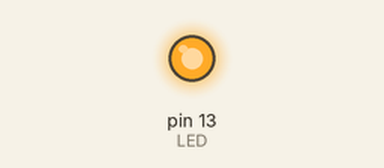
A sketch run on a simulated Arduino Uno, built with avr-gcc and run on an emulated ATmega328P. On the bench: output pins drawn as LEDs (lit = HIGH). What the sketch prints to the serial monitor is not drawn.

Above: at 3.1 s.
At 4.4 s:
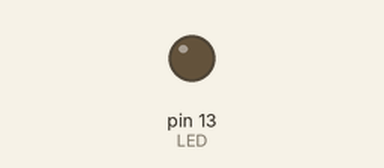
Timing chart, 0 to 5.9 s (numbered marks = the images above):
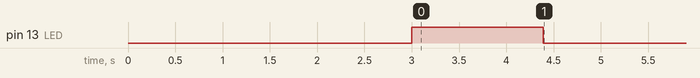

The sketch:

EEPROM_READ.ino
```cpp
#include <EEPROM.h>
#define LED 13
#define EEPROM_SIZE 4096

void setup() {
  Serial.begin(115200);

  pinMode(LED, OUTPUT);
  digitalWrite(LED, LOW);

  Serial.println("--------------------");
  Serial.println("EEPROM DISPLAY UTILITY");
  Serial.println("--------------------");
  Serial.println("");
  Serial.println("Written by H2TECH");
  Serial.println("");
  delay(3000);
  Serial.println("START READ\n\n");
  digitalWrite(LED, HIGH);

  int storedCount = 0;

  for(int i = 0; i < EEPROM_SIZE; i++){
    digitalWrite(LED, HIGH);
    Serial.print(EEPROM.read(i));
    Serial.print(",");

    if(EEPROM.read(i) != 0){
      storedCount++;
    }

  }

  digitalWrite(LED, LOW);
  Serial.println("\n\nEND READ TRANSMISSION");

  Serial.print("Variables Stored: ");
  Serial.print(storedCount);
  Serial.print("/");
  Serial.println(EEPROM_SIZE);

}

void loop() {
  // put your main code here, to run repeatedly:

}
```
